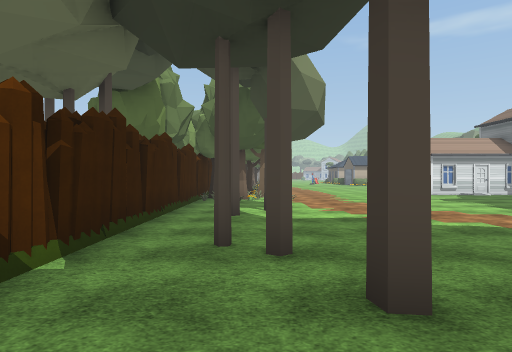
view 1 (above)

19 first-person views from a walk through a Unity game level. The camera is 1.5 m above the floor, looks level and sees 75° across. The floor is counted in squares, 2 m on a side. Each view is taken from the middle of a square. On the plan, view 1 faces up. The plan holds only what a view shows up to about 11 squares ahead; the rest is blank. The place goes on beyond the plan. The player character is not drawn. Some animated figures are not drawn. Door leaves are left out, so doorways stand open. Some surface patterns are stand-ins.

view 2
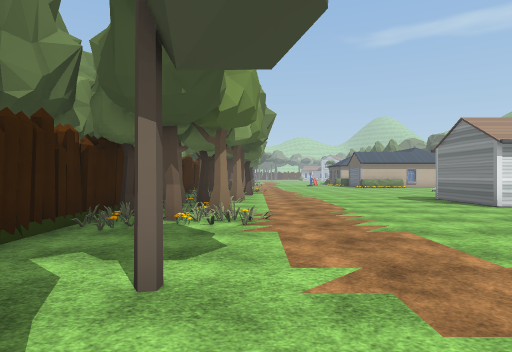

view 3
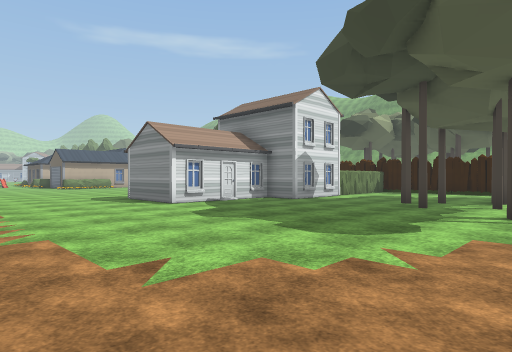

view 4
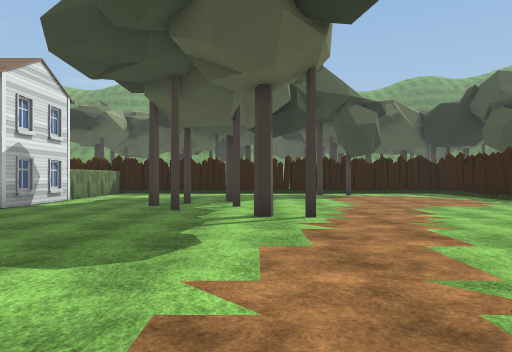

view 5
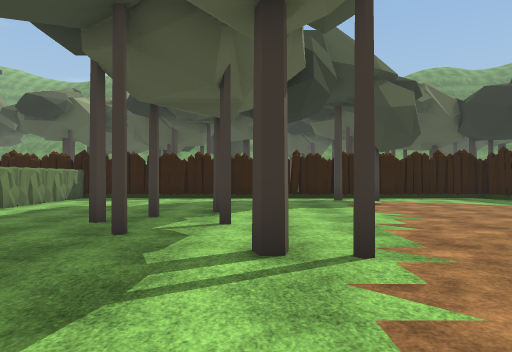

view 6
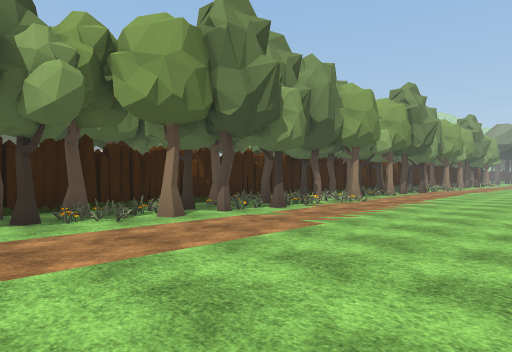

view 7
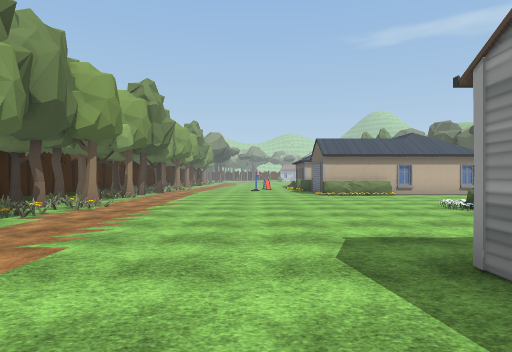

view 8
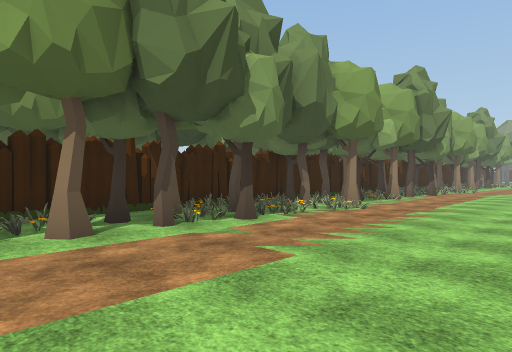

view 9
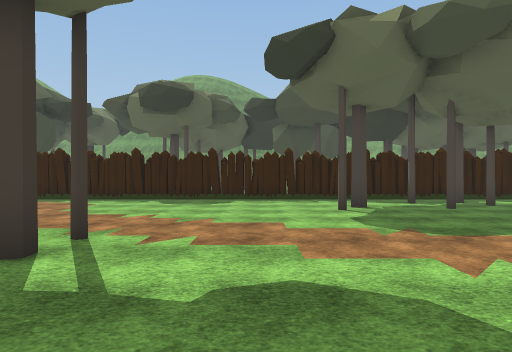

view 10
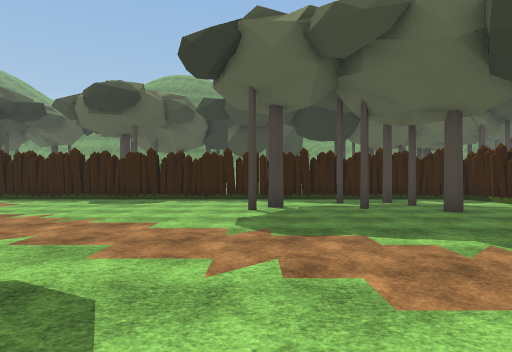

view 11
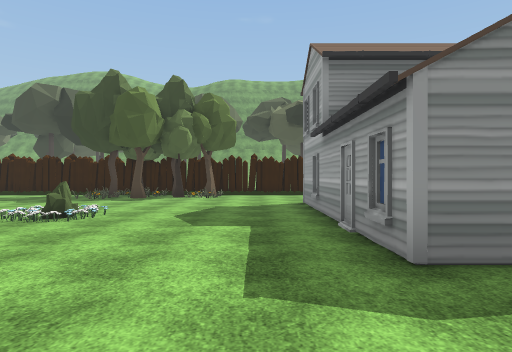

view 12
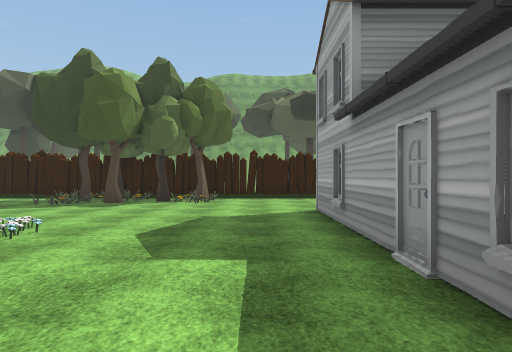

view 13
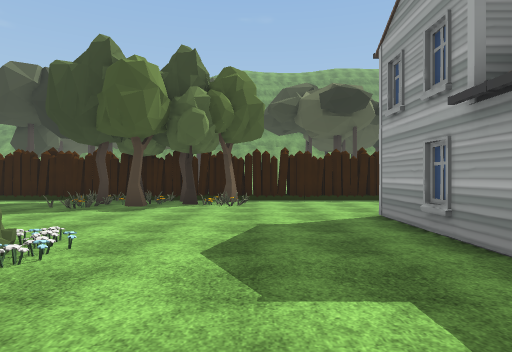

view 14
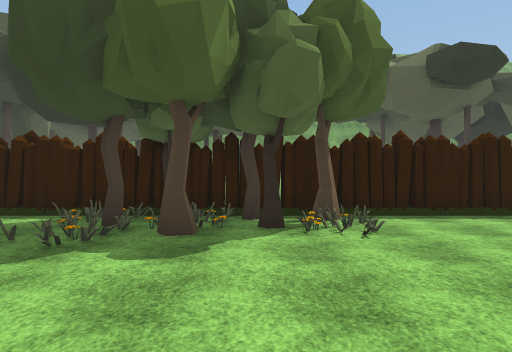

view 15
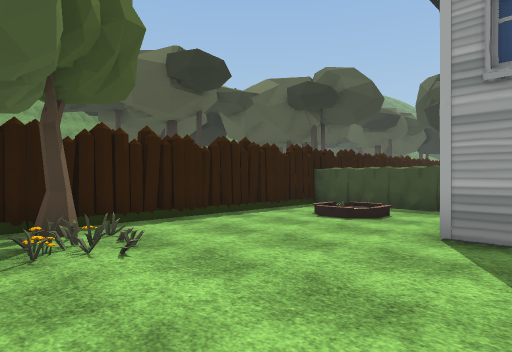

view 16
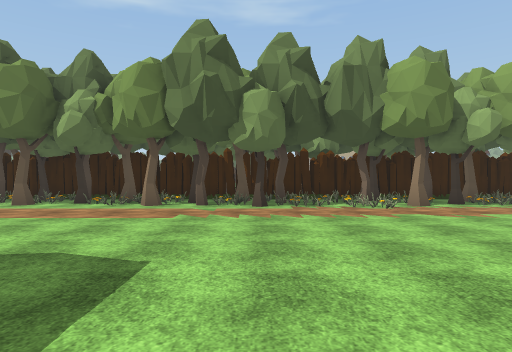

view 17
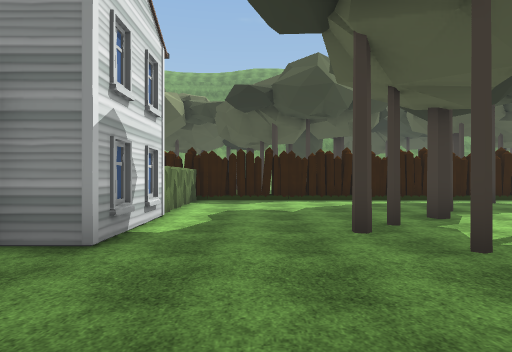

view 18
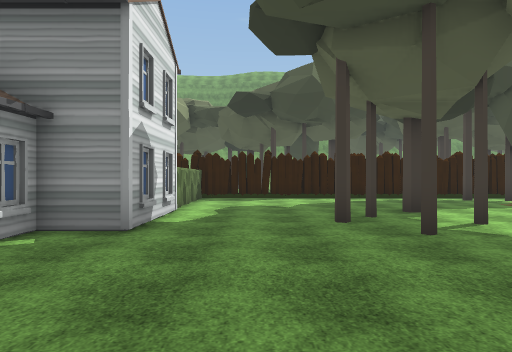

view 19
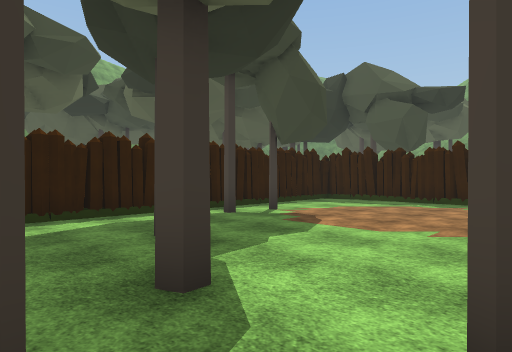

### Floor plan
Key: @ floor where view 1 was taken; # wall or solid block; . floor; / step, stairs or slope; T tree; H house; O other object.
Columns run from 5 left of view 1 to 18 right of it. Each row starts with its distance up from view 1.
 25    #  ....         ....#
 24    # O........... ....O#
 23    #TTO..............OT#
 22    # T.............OTO #
 21    #TOO........H....TOO#
 20   T#O...............OTT#
 19    #OTO.............OOT#
 18   O#OTT..............O.#
 17 TT #OTO................#
 16  T #.T......H...H......#
 15   T#OT......#      ....#
 14    #TO......#      .//.#
 13  T #TT......#####  ....#
 12  T # TO.........###HHHH#
 11    #OTOO...............#
 10   T#OO.................#
  9   T#...................#
  8    #...........#.#.....#
  7    #.#............#....#
  6    #..........#.#......#
  5    #..........#........#
  4    #.................#.#
  3    #...................#
  2     ..#...#..........#.#
  1     ..#..#.............#
  0    #.@..#..............#
 -1    #...................#
 -2    #####################

Positions as (right, up) in squares from view 1, and headings:
1: (0, 0), facing up
2: (1, 5), facing up
3: (2, 5), facing up-right
4: (3, 6), facing right
5: (6, 6), facing right
6: (6, 12), facing up-left
7: (5, 13), facing up
8: (5, 14), facing up-left
9: (7, 9), facing down
10: (5, 9), facing down
11: (4, 17), facing right
12: (6, 17), facing right
13: (7, 18), facing right
14: (11, 20), facing right
15: (12, 20), facing down-right
16: (9, 18), facing left
17: (7, 10), facing right
18: (6, 10), facing right
19: (11, 8), facing down-right
